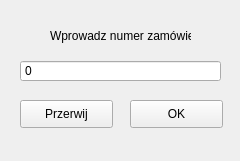
<?xml version="1.0" encoding="UTF-8"?>
<ui version="4.0">
 <class>Numer_zamowienia</class>
 <widget class="QMainWindow" name="Numer_zamowienia">
  <property name="geometry">
   <rect>
    <x>0</x>
    <y>0</y>
    <width>240</width>
    <height>161</height>
   </rect>
  </property>
  <property name="sizePolicy">
   <sizepolicy hsizetype="Fixed" vsizetype="Fixed">
    <horstretch>0</horstretch>
    <verstretch>0</verstretch>
   </sizepolicy>
  </property>
  <property name="windowTitle">
   <string>MainWindow</string>
  </property>
  <widget class="QWidget" name="centralwidget">
   <widget class="QPushButton" name="okButton">
    <property name="geometry">
     <rect>
      <x>130</x>
      <y>100</y>
      <width>93</width>
      <height>28</height>
     </rect>
    </property>
    <property name="text">
     <string>OK</string>
    </property>
   </widget>
   <widget class="QSpinBox" name="spinBox">
    <property name="geometry">
     <rect>
      <x>20</x>
      <y>60</y>
      <width>201</width>
      <height>22</height>
     </rect>
    </property>
    <property name="buttonSymbols">
     <enum>QAbstractSpinBox::NoButtons</enum>
    </property>
    <property name="maximum">
     <number>1000000000</number>
    </property>
   </widget>
   <widget class="QLabel" name="label">
    <property name="geometry">
     <rect>
      <x>50</x>
      <y>20</y>
      <width>141</width>
      <height>31</height>
     </rect>
    </property>
    <property name="text">
     <string>Wprowadz numer zamówienia</string>
    </property>
   </widget>
   <widget class="QPushButton" name="cancelButton">
    <property name="geometry">
     <rect>
      <x>20</x>
      <y>100</y>
      <width>93</width>
      <height>28</height>
     </rect>
    </property>
    <property name="text">
     <string>Przerwij</string>
    </property>
   </widget>
  </widget>
 </widget>
 <resources/>
 <connections/>
</ui>
